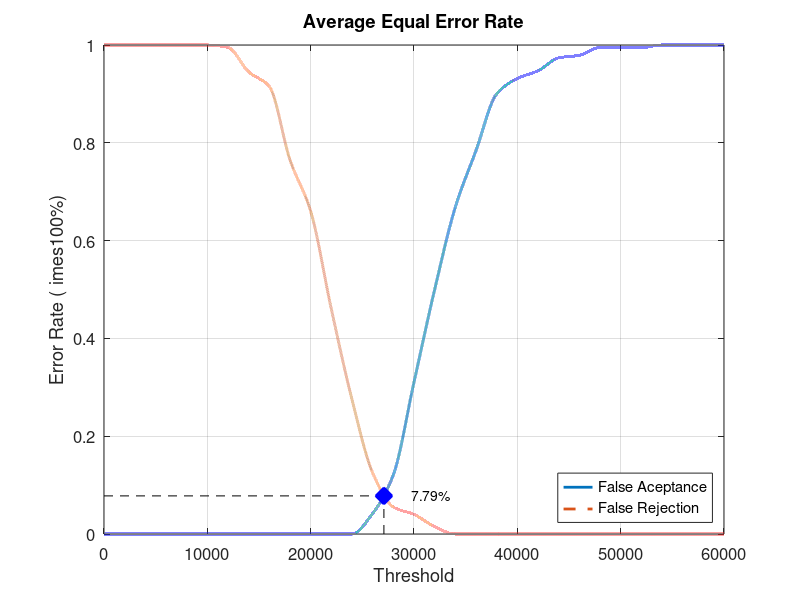
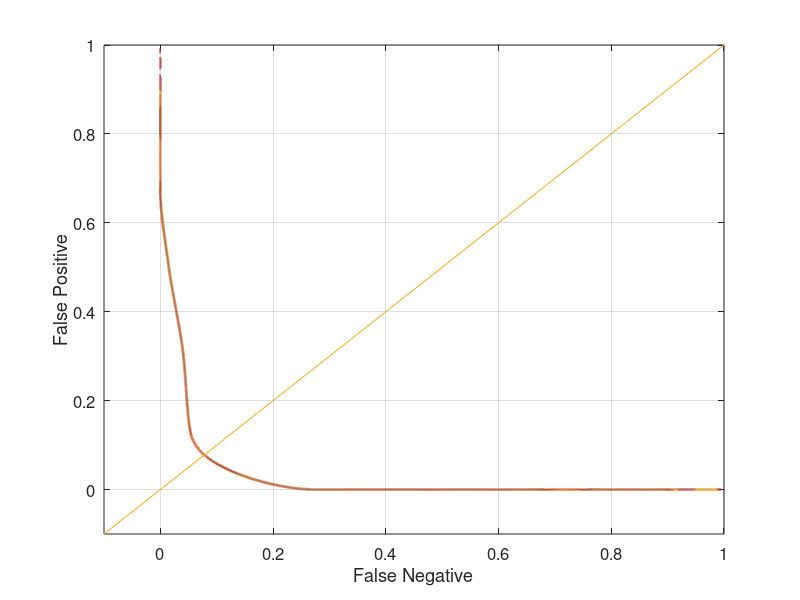

MATLAB code for these plots, in order:
close all;
clear;
clc;
x = 0:2000:60000;
xq = 0:0.5:60000;

y0 = [0 0 0 0 0 0 0 0 0 0 0 0 0 0.0421053 0.121053 0.310526 0.5 0.668421 0.784211 0.9 0.931579 0.947368 0.973684 0.978947 0.994737 0.994737 0.994737 1 1 1 1]
yy0 = interp1(x, y0, xq, 'pchip');
y1 = [1 1 1 1 1 1 0.995 0.945 0.915 0.765 0.66 0.46 0.275 0.125 0.055 0.04 0.015 0 0 0 0 0 0 0 0 0 0 0 0 0 0]
yy1 = interp1(x, y1, xq, 'pchip');

% Calculating EER: 
y2 = abs(y0 - y1);
find(y2 == min(y2))
yy2 = abs(yy0 - yy1);
xEER = find(yy2 == min(yy2));
xEERIndex = xq(xEER) % X-axis EER
yEER = yy0(xEER) % Y-axis EER

main = figure
plot(xq, yy0,'-','LineWidth', 2);	hold on
plot(xq, yy1,'--','LineWidth', 2);	hold on
plot([xEERIndex xEERIndex], [0 yEER], 'k--');	hold on
plot([0 xEERIndex], [yEER yEER], 'k--');	hold on
plot(xEERIndex, yEER, 'bx', 'LineWidth', 10);	hold on
text(xEERIndex + 10 * xEERIndex / 100, yEER, [num2str(round((10000 * yEER)) / 100) '%'])
legend('False Aceptance', 'False Rejection', 'Location', 'SouthEast')
xlabel('Threshold')
ylabel('Error Rate (	imes100%)')
title('Average Equal Error Rate')
set(gca, 'FontSize', 12)
axis([0 60000 0 1])
grid on

print(main, 'Database2_3Main', '-dpng');
FNRxFPR = figure('Color', [1 1 1]);
plot(yy1, yy0, '-', yy1, yy0, 'LineWidth', 2);
hold on
y = -0.1:0.1:1
plot(y, y); 
set(gca, 'FontSize', 12)
xlabel('False Negative')
ylabel('False Positive')
axis([-0.1 1 -0.1 1])
set(gca, 'FontSize', 12)
grid on

print(FNRxFPR, 'Database2_3FNRxFPR','-dpng');
